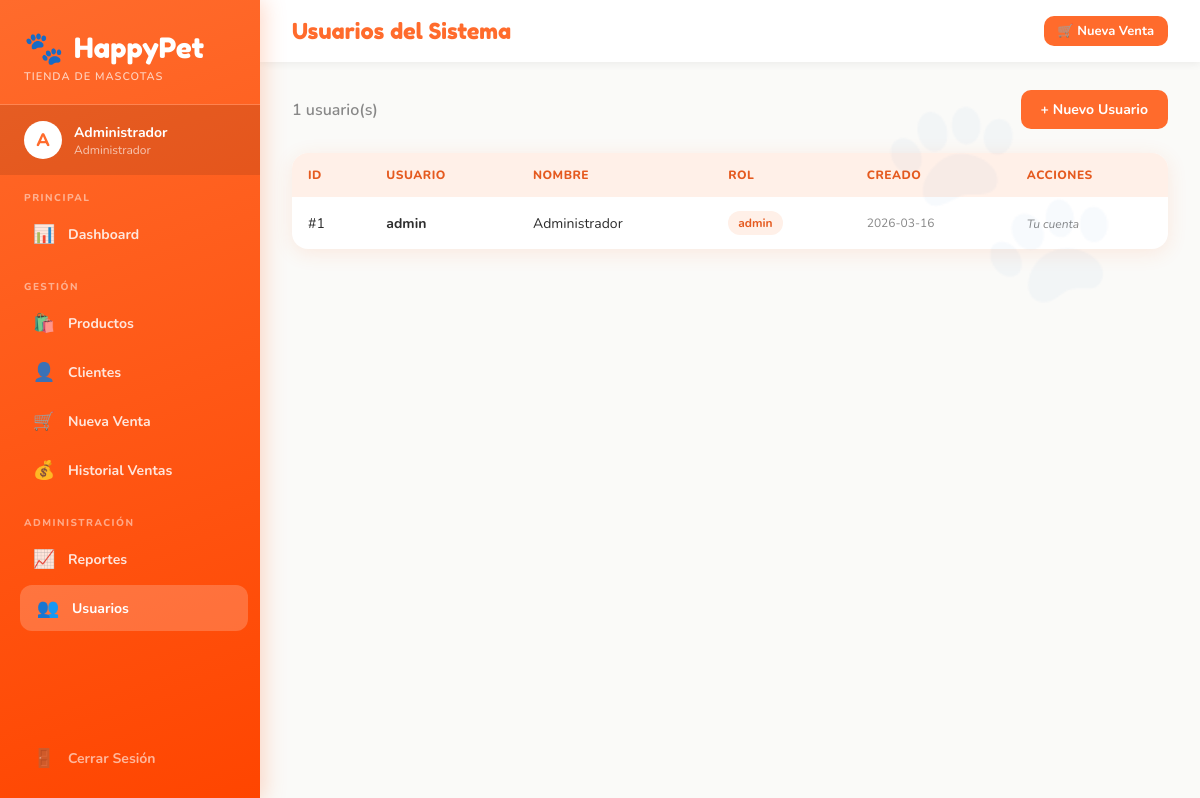
/usuarios (signed in), run on the app's committed database.
### tables this page shows
CREATE TABLE usuarios (
        id INTEGER PRIMARY KEY AUTOINCREMENT,
        username TEXT UNIQUE NOT NULL,
        password TEXT NOT NULL,
        nombre TEXT,
        rol TEXT DEFAULT 'admin',
        creado_en TEXT
    );

### app.py (the view)
@app.route('/usuarios')
@login_required
def usuarios():
    conn = get_db()
    users = conn.execute("SELECT id, username, nombre, rol, creado_en FROM usuarios").fetchall()
    conn.close()
    return render_template('usuarios.html', usuarios=users)

### app.py (called while the page is built)
def get_db():
    conn = sqlite3.connect(DB_PATH)
    conn.row_factory = sqlite3.Row
    return conn

def login_required(f):
    from functools import wraps
    @wraps(f)
    def decorated(*args, **kwargs):
        if 'user_id' not in session:
            return redirect(url_for('login'))
        return f(*args, **kwargs)
    return decorated

### templates/usuarios.html (shortened to what this page needs)
{% extends "base.html" %}
{% block page_title %}Usuarios del Sistema{% endblock %}
{% block content %}
<div class="d-flex justify-between align-center mb-3">
    <span style="color:#888;font-weight:600">{{ usuarios|length }} usuario(s)</span>
    <a href="{{ url_for('nuevo_usuario') }}" class="btn btn-primary">+ Nuevo Usuario</a>
</div>
<div class="card">
    <div class="table-container">
        {% if usuarios %}
        <table>
            <thead>
                <tr><th>ID</th><th>Usuario</th><th>Nombre</th><th>Rol</th><th>Creado</th><th>Acciones</th></tr>
            </thead>
            <tbody>
            {% for u in usuarios %}
            <tr>
                <td>#{{ u['id'] }}</td>
                <td><strong>{{ u['username'] }}</strong></td>
                <td>{{ u['nombre'] or '---' }}</td>
                <td><span class="badge {{ 'badge-orange' if u['rol']=='admin' else 'badge-info' }}">{{ u['rol'] }}</span></td>
                <td style="font-size:12px;color:#888">{{ u['creado_en'][:10] if u['creado_en'] else '---' }}</td>
                <td>
                    {% if u['id'] != session.user_id %}
                    <form method="post" action="{{ url_for('eliminar_usuario', uid=u['id']) }}" onsubmit="return confirm('Eliminar usuario?')">
                        <button type="submit" class="btn btn-danger btn-sm">Eliminar</button>
                    </form>
                    {% else %}
                    <span style="font-size:12px;color:#888;font-style:italic">Tu cuenta</span>
                    {% endif %}
                </td>
            </tr>
            {% endfor %}
            </tbody>
        </table>
        {% else %}
        <div class="empty-state"><h3>Sin usuarios</h3></div>
        {% endif %}
    </div>
</div>
{% endblock %}

### templates/base.html (shortened to what this page needs)
<!DOCTYPE html>
<html lang="es">
<head>
</head>
<body>
<div class="paw-bg">🐾</div>
{% if session.user_id %}
<aside class="sidebar">
    <div class="sidebar-logo">
        <div class="brand"><span class="paw">🐾</span> HappyPet</div>
        <small>Tienda de Mascotas</small>
    </div>
    <div class="sidebar-user">
        <div class="avatar">{{ session.nombre[0].upper() }}</div>
        <div class="info">
            <div class="name">{{ session.nombre }}</div>
            <div class="role">Administrador</div>
        </div>
    </div>
    <div class="nav-section">
        <div class="nav-section-title">Principal</div>
        <a href="{{ url_for('dashboard') }}" class="nav-item {% if request.endpoint=='dashboard' %}active{% endif %}">
            <span class="icon">📊</span> Dashboard
        </a>
    </div>
    <div class="nav-section">
        <div class="nav-section-title">Gestión</div>
        <a href="{{ url_for('productos') }}" class="nav-item {% if 'producto' in request.endpoint %}active{% endif %}">
            <span class="icon">🛍️</span> Productos
        </a>
        <a href="{{ url_for('clientes') }}" class="nav-item {% if 'cliente' in request.endpoint %}active{% endif %}">
            <span class="icon">👤</span> Clientes
        </a>
        <a href="{{ url_for('nueva_venta') }}" class="nav-item {% if request.endpoint=='nueva_venta' %}active{% endif %}">
            <span class="icon">🛒</span> Nueva Venta
        </a>
        <a href="{{ url_for('ventas') }}" class="nav-item {% if request.endpoint=='ventas' %}active{% endif %}">
            <span class="icon">💰</span> Historial Ventas
        </a>
    </div>
    <div class="nav-section">
        <div class="nav-section-title">Administración</div>
        <a href="{{ url_for('reportes') }}" class="nav-item {% if request.endpoint=='reportes' %}active{% endif %}">
            <span class="icon">📈</span> Reportes
        </a>
        <a href="{{ url_for('usuarios') }}" class="nav-item {% if 'usuario' in request.endpoint %}active{% endif %}">
            <span class="icon">👥</span> Usuarios
        </a>
    </div>
    <div class="sidebar-footer">
        <a href="{{ url_for('logout') }}" class="nav-item logout">
            <span class="icon">🚪</span> Cerrar Sesión
        </a>
    </div>
</aside>
{% endif %}
<main class="main">
    {% if session.user_id %}
    <div class="topbar">
        <div class="page-title">{% block page_title %}HappyPet{% endblock %}</div>
        <div class="topbar-actions">
            <a href="{{ url_for('nueva_venta') }}" class="btn btn-primary btn-sm">🛒 Nueva Venta</a>
        </div>
    </div>
    {% endif %}
    <div class="content">
        {% block content %}{% endblock %}
    </div>
</main>
</body>
</html>

### templates/base.html (style rules this page uses)
:root { --orange: #FF6B2C; --orange-light: #FF8C5A; --orange-pale: #FFF0E8; --orange-dark: #E55A1F; --white: #FFFFFF; --off-white: #FAFAF8; --text: #2D2D2D; --text-light: #6B6B6B; --success: #2ECC71; --danger: #E74C3C; --warning: #F39C12; --info: #3498DB; --sidebar-w: 260px; --shadow: 0 4px 20px rgba(255,107,44,0.12); --radius: 16px; }
* { margin: 0; padding: 0; box-sizing: border-box; }
body { font-family: 'Nunito', sans-serif; background: var(--off-white); color: var(--text); min-height: 100vh; }
.sidebar { position: fixed; top: 0; left: 0; width: var(--sidebar-w); height: 100vh; background: linear-gradient(160deg, #FF6B2C 0%, #FF4500 100%); display: flex; flex-direction: column; z-index: 100; overflow-y: auto; box-shadow: 4px 0 20px rgba(255,107,44,0.25); }
.sidebar-logo { padding: 28px 24px 20px; border-bottom: 1px solid rgba(255,255,255,0.2); }
.sidebar-logo .brand { font-family: 'Fredoka One', cursive; font-size: 28px; color: white; display: flex; align-items: center; gap: 10px; }
.sidebar-logo .brand .paw { font-size: 32px; animation: bounce 2s infinite; }
.sidebar-logo small { display: block; color: rgba(255,255,255,0.7); font-size: 11px; margin-top: 2px; font-weight: 600; text-transform: uppercase; letter-spacing: 1px; }
.sidebar-user { padding: 16px 24px; background: rgba(0,0,0,0.1); display: flex; align-items: center; gap: 12px; }
.sidebar-user .avatar { width: 38px; height: 38px; background: white; border-radius: 50%; display: flex; align-items: center; justify-content: center; font-size: 18px; font-weight: 800; color: var(--orange); }
.sidebar-user .info .name { color: white; font-weight: 700; font-size: 14px; }
.sidebar-user .info .role { color: rgba(255,255,255,0.65); font-size: 12px; }
.nav-section { padding: 16px 16px 4px; }
.nav-section-title { color: rgba(255,255,255,0.5); font-size: 10px; text-transform: uppercase; letter-spacing: 1.5px; font-weight: 800; padding: 0 8px; margin-bottom: 6px; }
.nav-item { display: flex; align-items: center; gap: 12px; padding: 11px 16px; border-radius: 12px; margin-bottom: 3px; color: rgba(255,255,255,0.85); text-decoration: none; font-weight: 700; font-size: 14px; transition: all 0.2s; }
.nav-item:hover, .nav-item.active { background: rgba(255,255,255,0.2); color: white; transform: translateX(4px); }
.nav-item .icon { font-size: 18px; width: 24px; text-align: center; }
.nav-item.logout { margin-top: auto; color: rgba(255,255,255,0.6); }
.sidebar-footer { margin-top: auto; padding: 16px; }
.main { margin-left: var(--sidebar-w); min-height: 100vh; }
.topbar { background: white; padding: 16px 32px; display: flex; align-items: center; justify-content: space-between; box-shadow: 0 2px 8px rgba(0,0,0,0.06); position: sticky; top: 0; z-index: 50; }
.topbar .page-title { font-family: 'Fredoka One', cursive; font-size: 22px; color: var(--orange); }
.topbar .topbar-actions { display: flex; align-items: center; gap: 12px; }
.content { padding: 28px 32px; }
.card { background: white; border-radius: var(--radius); box-shadow: var(--shadow); overflow: hidden; }
.btn { display: inline-flex; align-items: center; gap: 6px; padding: 10px 20px; border-radius: 10px; border: none; font-family: 'Nunito', sans-serif; font-weight: 700; font-size: 14px; cursor: pointer; text-decoration: none; transition: all 0.2s; }
.btn-primary { background: var(--orange); color: white; }
.btn-sm { padding: 6px 14px; font-size: 13px; }
.table-container { overflow-x: auto; }
table { width: 100%; border-collapse: collapse; }
thead th { background: var(--orange-pale); color: var(--orange-dark); font-weight: 800; padding: 14px 16px; font-size: 12px; text-transform: uppercase; letter-spacing: 0.5px; text-align: left; }
tbody td { padding: 14px 16px; border-bottom: 1px solid #F5F5F0; font-size: 14px; }
tbody tr:last-child td { border-bottom: none; }
.badge { display: inline-flex; align-items: center; padding: 4px 10px; border-radius: 20px; font-size: 12px; font-weight: 700; }
.badge-orange { background: var(--orange-pale); color: var(--orange-dark); }
.paw-bg { position: fixed; top: 0; right: 0; width: 400px; height: 400px; font-size: 200px; opacity: 0.03; pointer-events: none; display: flex; align-items: center; justify-content: center; z-index: 0; }
.mb-3 { margin-bottom: 24px; }
.d-flex { display: flex; }
.align-center { align-items: center; }
.justify-between { justify-content: space-between; }

### data on the page
usuarios: nombre "Administrador", id "1", username "admin", rol "admin", creado_en "2026-03-16", shows "Tu cuenta"

### other printed values
{{ session.nombre[0].upper() }} "A"
{{ usuarios|length }} "1"
